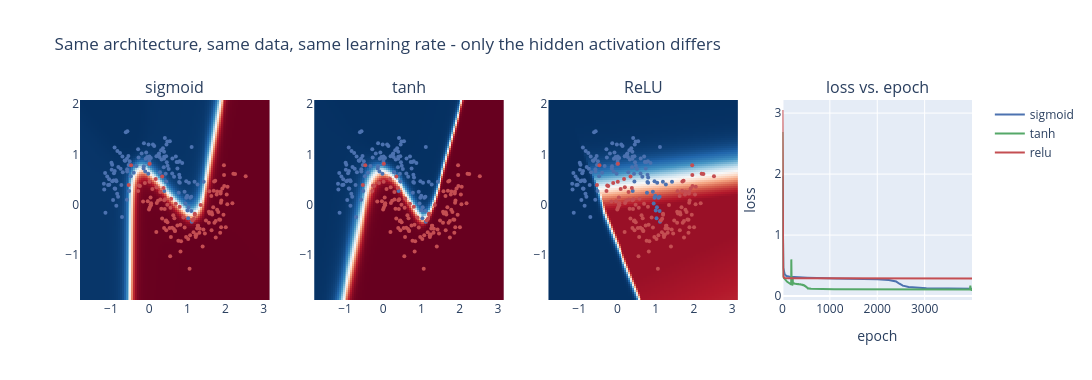

Notebook code for this chart:
### Markdown cell above
## 5. Does the Choice of Activation Function Matter?

Same architecture, same data, same learning rate, same random seed for the initial
weights -- the *only* thing that changes below is the hidden layer's activation function.

### Code cell
results = {}
for act_name, color in [("sigmoid", BLUE), ("tanh", GREEN), ("relu", RED)]:
    r = train(act_name, lr=1.0, n_epochs=4000, seed=1)
    Z = prob_grid(r["W1"], r["b1"], r["W2"], r["b2"], ACTS[act_name][0])
    results[act_name] = dict(Z=Z, loss=r["loss"], acc=r["acc"], color=color)
    print(f"{act_name:<8} final loss={r['loss'][-1]:.4f}  final accuracy={r['acc'][-1]:.4f}")

fig_compare = make_subplots(rows=1, cols=4, subplot_titles=["sigmoid", "tanh", "ReLU", "loss vs. epoch"])
for col, act_name in enumerate(["sigmoid", "tanh", "relu"], start=1):
    fig_compare.add_trace(go.Heatmap(z=results[act_name]["Z"], x=gx, y=gy, colorscale="RdBu_r", zmid=0.5, showscale=False), row=1, col=col)
    fig_compare.add_trace(go.Scatter(x=X[y == 0, 0], y=X[y == 0, 1], mode="markers", marker=dict(color=BLUE, size=4), showlegend=False), row=1, col=col)
    fig_compare.add_trace(go.Scatter(x=X[y == 1, 0], y=X[y == 1, 1], mode="markers", marker=dict(color=RED, size=4), showlegend=False), row=1, col=col)

for act_name in ["sigmoid", "tanh", "relu"]:
    r = results[act_name]
    fig_compare.add_trace(go.Scatter(y=r["loss"], mode="lines", name=act_name, line=dict(color=r["color"])), row=1, col=4)

fig_compare.update_yaxes(title_text="loss", row=1, col=4)
fig_compare.update_xaxes(title_text="epoch", row=1, col=4)
fig_compare.update_layout(height=380, width=1400, title="Same architecture, same data, same learning rate - only the hidden activation differs")
fig_compare.show()
